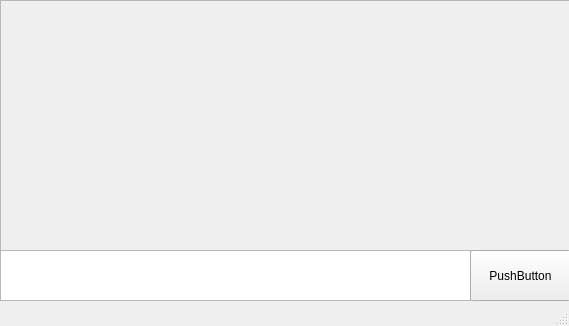
<?xml version="1.0" encoding="UTF-8"?>
<ui version="4.0">
 <class>LocalChat</class>
 <widget class="QMainWindow" name="LocalChat">
  <property name="geometry">
   <rect>
    <x>0</x>
    <y>0</y>
    <width>569</width>
    <height>326</height>
   </rect>
  </property>
  <property name="windowTitle">
   <string>Local_Chat</string>
  </property>
  <widget class="QWidget" name="centralwidget">
   <widget class="QScrollArea" name="scrollArea">
    <property name="geometry">
     <rect>
      <x>0</x>
      <y>0</y>
      <width>571</width>
      <height>251</height>
     </rect>
    </property>
    <property name="sizePolicy">
     <sizepolicy hsizetype="Expanding" vsizetype="Fixed">
      <horstretch>0</horstretch>
      <verstretch>0</verstretch>
     </sizepolicy>
    </property>
    <property name="minimumSize">
     <size>
      <width>0</width>
      <height>100</height>
     </size>
    </property>
    <property name="widgetResizable">
     <bool>true</bool>
    </property>
    <widget class="QWidget" name="scrollAreaWidgetContents">
     <property name="geometry">
      <rect>
       <x>0</x>
       <y>0</y>
       <width>569</width>
       <height>249</height>
      </rect>
     </property>
     <layout class="QVBoxLayout" name="verticalLayout"/>
    </widget>
   </widget>
   <widget class="QTextEdit" name="textEdit">
    <property name="geometry">
     <rect>
      <x>0</x>
      <y>250</y>
      <width>471</width>
      <height>51</height>
     </rect>
    </property>
   </widget>
   <widget class="QPushButton" name="pushButton">
    <property name="geometry">
     <rect>
      <x>470</x>
      <y>250</y>
      <width>101</width>
      <height>51</height>
     </rect>
    </property>
    <property name="text">
     <string>PushButton</string>
    </property>
   </widget>
  </widget>
  <widget class="QMenuBar" name="menubar">
   <property name="geometry">
    <rect>
     <x>0</x>
     <y>0</y>
     <width>569</width>
     <height>21</height>
    </rect>
   </property>
  </widget>
  <widget class="QStatusBar" name="statusbar"/>
 </widget>
 <resources/>
 <connections/>
</ui>
